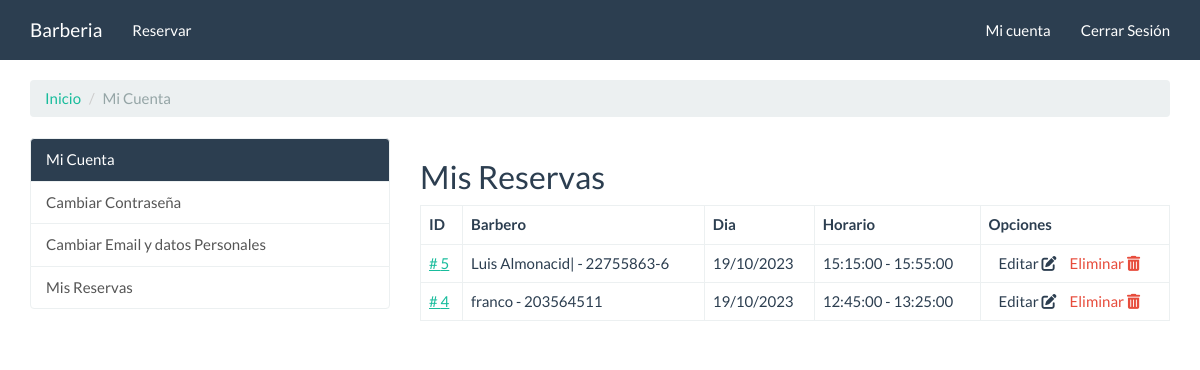
The page /reserva/mis-reservas/ (signed in) on the database its author committed.
### apps/reservas/models.py (models this page shows, shortened)
class Reserva(models.Model):
    barbero = ForeignKey(Barbero, on_delete=models.CASCADE, related_name='reserva')
    dia = models.DateField(help_text="Selecciona un dia en el calendario", validators=[validar_dia])
    horario = models.ForeignKey(Horario, on_delete=models.CASCADE, related_name='reserva')
    usuario = ForeignKey(Usuario, on_delete=models.CASCADE, related_name='reserva')
    class Meta:
        unique_together = ('barbero', 'dia', 'horario')

### apps/barberos/models.py (models this page shows)
class Barbero(models.Model):
    nombre = models.CharField(verbose_name="Nombre", max_length=200)
    rut = models.CharField(verbose_name="RUT", max_length=15, validators=[validarRut], help_text="Ingrese un rut valido. Ej: 22755865-K")
    email = models.EmailField(verbose_name="Email")
    telefono_regex = RegexValidator(
    regex=r'^\+?1?\d{9,15}$',
    message="El número debe estar en este formato: 933789228")
    telefono = models.CharField(verbose_name="Telefono",
                                validators=[telefono_regex],
                                max_length=17, null=False)
    servicio = models.ForeignKey(Servicio,
                               on_delete=models.CASCADE,
                               related_name='barbero')
    class Meta:
        unique_together = ('rut', 'servicio')
    def __str__(self):
        return f'{self.nombre} - {self.rut}'

class Horario(models.Model):
    desde =  models.TimeField(auto_now=False, auto_now_add=False, help_text="La hora debe estar en este formato: 14:00 o 14:00:00")
    hasta = models.TimeField(auto_now=False, auto_now_add=False, help_text="La hora debe estar en este formato: 15:30 o 15:30:00")
    def __str__(self):
        return f'{self.desde} - {self.hasta}'

### apps/reservas/views.py (the view)
class ReservaListView(LoginRequiredMixin, ListView):
    login_url = 'cuentas:login'
    template_name = 'reservas/reservas_list.html'
    def get_queryset(self):
        try:
            reservas = Reserva.objects.filter(usuario=self.request.user).order_by('-pk')
        except Reserva.DoesNotExist:
            messages.warning(self.request, 'Has una reserva')
            return None
        return reservas

### templates/reservas/reservas_list.html (shortened to what this page needs)
{% extends "cuentas/index.html" %}
{% block cuentas_container %}
<h2>Mis Reservas</h2>
<table class="table table-bordered">
    <thead>
        <tr>
            <th>
                ID
            </th>
            <th>
                Barbero
            </th>
            <th>
                Dia
            </th>
            <th>
                Horario
            </th>
            <th>
                Opciones
            </th>
        </tr>
    </thead>
    <tbody>
        {% for reserva in object_list %}
        <tr>
            <td>
                <a href=""># {{ reserva.pk }}</a>
            </td>
            <td>
                {{ reserva.barbero }}
            </td>
            <td>
                {{ reserva.dia|date:"d/m/Y" }}
            </td>
            <td>
                {{ reserva.horario }}
            </td>
            <td>
                <a href="{% url 'reservas:reservas_update' reserva.id %}" class="text-primary" style="padding-left: 10px; text-decoration: none;">Editar
                    <i class="fas fa-edit"></i>
                </a>
                <a href="{% url 'reservas:reservas_delete' reserva.id %}" class="mr-1 text-danger" style="padding-left: 10px; text-decoration: none;">Eliminar
                    <i class="fas fa-trash-alt"></i>
                </a>
            </td>
        </tr>
        {% endfor %}
    </tbody>
</table>
{% endblock %}

### static/assets/extra.css (style rules this page uses)
body { min-height: 100vh; display: flex; flex-direction: column; }

### rows shown on the page
Reserva: pk "5", barbero "Luis Almonacid| - 22755863-6", dia "19/10/2023", horario "15:15:00 - 15:55:00"
Reserva: pk "4", barbero "franco - 203564511", dia "19/10/2023", horario "12:45:00 - 13:25:00"
